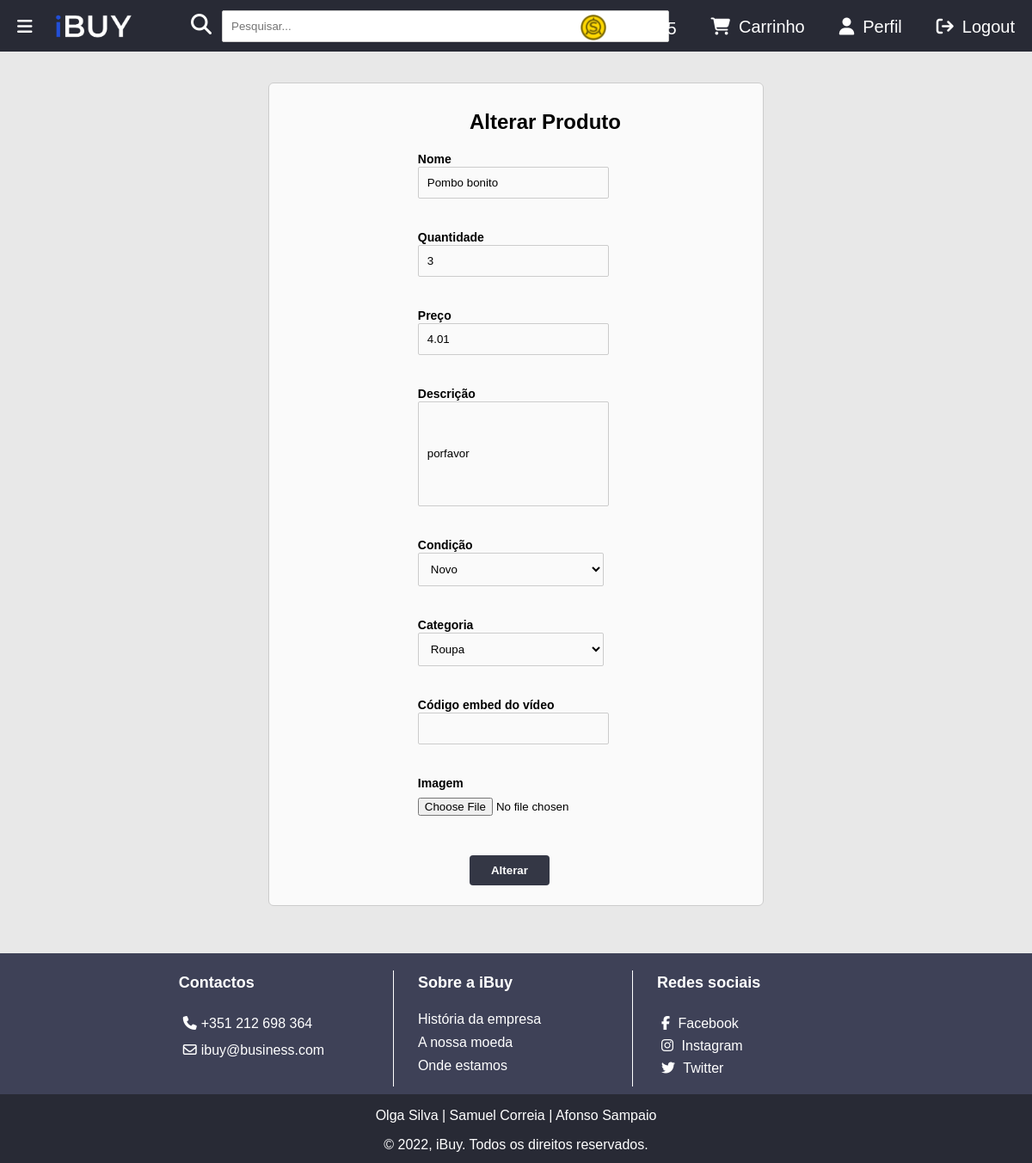
Screenshot of /ibuy/produto/11/alterarproduto (signed in) with the database file from the repository.
### ibuy/models.py (models this page shows, shortened)
class Utilizador(models.Model):
    user = models.OneToOneField(User, on_delete=models.CASCADE)
    imagem = models.CharField(max_length=100, default='utilizador.png')
    credito = models.DecimalField(max_digits=6, decimal_places=2, default=0.00)

class Produto(models.Model):
    user = models.ForeignKey(User, on_delete=models.CASCADE, default="")
    likes = models.ManyToManyField(User, related_name='likes')
    nome = models.CharField(max_length=100)
    categoria = models.ForeignKey(Categoria, on_delete=models.CASCADE, default="", related_name="Categoria")
    quantidade = models.IntegerField(default=0)
    timestamp = models.DateTimeField(default=datetime.now, editable=False)
    descricao = models.TextField()  # mudar
    preco = models.DecimalField(
        max_digits=6,
        decimal_places=2,
        default=0.00,
    )
    imagem = models.CharField(max_length=100, default='produto.png')
    video_embed = models.CharField(max_length=1000, blank=True)
    NOVO = 'Novo'
    USADO = 'Usado'
    OPCOES_CONDICAO = (
        (NOVO, 'Novo'),
        (USADO, 'Usado'),
    )
    condicao = models.CharField(choices=OPCOES_CONDICAO, default=NOVO, max_length=100)

### ibuy/views.py (the view)
# urls.py: path('produto/<int:produto_id>/alterarproduto', views.alterarproduto, name='alterarproduto'),
@login_required(login_url=reverse_lazy('ibuy:loginuser'))
def alterarproduto(request, produto_id):
    produto = get_object_or_404(Produto, pk=produto_id)
    if not (request.user.is_superuser or request.user.id == produto.user_id):
        return loginuser(request)
    if request.method == 'POST':
        nome = request.POST['nome']
        quantidade = request.POST['quantidade']
        preco = request.POST['preco']
        descricao = request.POST['descricao']
        condicao = request.POST['condicao']
        categoria_id = request.POST['categoria']
        categoria = get_object_or_404(Categoria, pk=categoria_id)
        image = request.FILES.get('imagem', False)
        video_embed = request.POST['video_embed']
        if not (nome and quantidade and preco and descricao and condicao and categoria):
            return render(request, 'ibuy/alterarproduto.html',
                          {'form': ProdutoForm, 'error_message': "Não preencheu todos os campos!"})
        produto = get_object_or_404(Produto, pk=produto_id)
        produto.nome = nome
        produto.quantidade = quantidade
        produto.preco = preco
        produto.descricao = descricao
        produto.condicao = condicao
        produto.categoria = categoria
        produto.video_embed = video_embed
        if image:
            FileSystemStorage().delete('images/produto/' + produto.imagem)
            nome_imagem = str(produto.id) + '.' + image.name.split('.')[1]
            FileSystemStorage().save('images/produto/' + nome_imagem, image)
            produto.imagem = nome_imagem
        produto.save()
        return HttpResponseRedirect(reverse('ibuy:produto', args=(produto_id,)))
    else:
        produto = get_object_or_404(Produto, pk=produto_id)
        form = ProdutoForm(instance=produto)
        context = {
            'produto': produto,
            'form': form,
        }
        return render(request, 'ibuy/alterarproduto.html', context)

### ibuy/models.py (called while the page is built)
    def __str__(self):
        return self.tipo

### ibuy/templates/ibuy/alterarproduto.html (shortened to what this page needs)
{% extends "ibuy/index.html" %}
{% load static %}
{% block content %}
<section class="form-wrap-wide">
    <form action="{% url 'ibuy:alterarproduto' produto.id %}" enctype="multipart/form-data" method="post"
          class="login-form">
        <h2>Alterar Produto</h2>
        {% for field in form %}
        <label class="form-field-label">{{ field.label }}</label><br>
        {{ field }}<br><br>
        <br>
        {% endfor %}
        <input type="submit" value="Alterar" class="form-btn"/>
    </form>
    <br>
</section>
{% endblock %}

### ibuy/templates/ibuy/index.html (shortened to what this page needs)
<!DOCTYPE html>
<html lang="en">
<head>
    {% load static %}
    <link rel="stylesheet" type="text/css" href="{% static 'ibuy/style.css' %}"/>
</head>
<body>
<section class="page-wrap">
    <header>
        <section class="open-sidebar-btn">
            <a href="#" id="menu-btn">
                <i class="fa fa-bars" aria-hidden="true"></i>
            </a>
        </section>
        <section class="logo">
            <a href="{% url 'ibuy:index' %}"><img src="{% static 'ibuy/images/LOGO-IBUY-White-Trans.gif' %}"
                                                  alt="Logo iBuy" height="50"></a>
        </section>
        <section class="search">
            <i id="search-symbol" class="fa-solid fa-magnifying-glass fa-xl"></i>
            <form method="get" id="search-form" action="{% url 'ibuy:index' %}">
                <input id="search-text" name="pesquisa" type="text" placeholder="Pesquisar...">
            </form>
        </section>
        <section class="header-btns">
            {% if request.user.is_authenticated %}
            <a href="{% url 'ibuy:logoutview' %}" class="header-btns-link"><i class="fa-solid fa-arrow-right-from-bracket" id="logout-btn"></i>Logout</a>
            <a href="{% url 'ibuy:perfil' request.user.id %}" class="header-btns-link"><i class="fa-solid fa-user"></i>Perfil</a>
            {% else %}
            <a href="{% url 'ibuy:loginuser' %}" class="header-btns-link"><i class="fa-solid fa-arrow-right-to-bracket"></i>Login</a>
            {% endif %}
            {% if request.user.is_authenticated and not request.user.is_superuser %}
            <a href="{% url 'ibuy:carrinho' %}" class="header-btns-link"><i class="fa-solid fa-cart-shopping"></i>Carrinho</a>
            <a href="{% url 'ibuy:adicionarcredito' %}" id="testes">
                <img src="{% static 'ibuy/images/coin.png' %}" alt="Moeda do website" width="30"
                     id="img-coin"/>
                {{ request.user.utilizador.credito }}
            </a>
            {% endif %}
        </section>
    </header>
    <section class="content-wrap">
        {% block content %}{% endblock %}
    </section>
    <footer>
        <section class="upper-footer-wrap">
            <section class="upper-footer-wrap-content">
                <section class="upper-footer-wrap-left">
                    <section class="upper-footer-wrap-left-text">
                        <h4>Contactos</h4>
                        <p><i class="fa-solid fa-phone"></i>+351 212 698 364</p>
                        <p><i class="fa-regular fa-envelope"></i>ibuy@business.com</p>
                    </section>
                </section>
                <section class="upper-footer-wrap-mid">
                    <section class="upper-footer-wrap-mid-text">
                        <h4>Sobre a iBuy</h4>
                        <p><a href="{% url 'ibuy:historiaempresa' %}">História da empresa</a></p>
                        <p><a href="{% url 'ibuy:nossamoeda' %}">A nossa moeda</a></p>
                        <p><a href="{% url 'ibuy:ondeestamos' %}">Onde estamos</a></p>
                    </section>
                </section>
                <section class="upper-footer-wrap-right">
                    <section class="upper-footer-wrap-right-text">
                        <h4>Redes sociais</h4>
                        <a href="https://m.facebook.com/samco2k?_rdr" target="_blank"><i
                                class="fa-brands fa-facebook-f"></i> Facebook</a><br>
                        <a href="https://www.instagram.com/opombosilva/" target="_blank"><i
                                class="fa-brands fa-instagram"></i> Instagram</a><br>
                        <a href="https://twitter.com/uhfonso" target="_blank"><i class="fa-brands fa-twitter"></i>
                            Twitter</a><br>
                    </section>
                </section>
            </section>
        </section>
        <section class="lower-footer-wrap">
            <p>Olga Silva | Samuel Correia | Afonso Sampaio</p>
            <p>&copy; 2022, iBuy. Todos os direitos reservados.</p>
        </section>
    </footer>
</section>
</body>
</html>

### ibuy/static/ibuy/style.css (style rules this page uses)
html, body { font-family: sans-serif; margin: 0; padding: 0; background-color: #E8E8E8; overflow-x: hidden; }
.page-wrap { position: relative; min-height: 100vh; overflow: hidden; }
.content-wrap { width: 60%; padding-left: 20%; padding-right: 20%; padding-bottom: 245px; }
footer .upper-footer-wrap, footer .lower-footer-wrap { width: 100%; position: absolute; color: white; }
footer h4 { font-weight: bold; font-size: 18px; }
.upper-footer-wrap { bottom: 80px; height: 160px; background-color: #3e4157; padding-bottom: 0.4%; }
.lower-footer-wrap { bottom: 0; height: 80px; background-color: #282A35; text-align: center; }
.upper-footer-wrap-content { width: 70%; padding-left: 15%; padding-right: 15%; height: 160px; margin: 0 auto; }
.upper-footer-wrap-content a:link { text-decoration: none; color: inherit; }
.upper-footer-wrap-left, .upper-footer-wrap-mid, .upper-footer-wrap-right { float:left; width: 33%; text-align: left; }
.upper-footer-wrap-left-text, .upper-footer-wrap-mid-text, .upper-footer-wrap-right-text { margin: 0 auto; padding-left: 10%; }
.upper-footer-wrap-mid-text p { margin: 0 0 9px; }
.upper-footer-wrap-left-text p { margin: 0 0 5px; }
.upper-footer-wrap i { padding: 5px; }
header { height: 60px; background-color: #282A35 !important; overflow: hidden; }
.open-sidebar-btn { float: left; margin: 20px; font-size: 20px; color: white !important; text-align: center; text-decoration: none; }
.open-sidebar-btn a { text-decoration: none; color: inherit; }
.header-btns-link { float: right; color: white !important; text-align: center; padding: 20px 20px; text-decoration: none; font-size: 20px; }
.header-btns i { padding-right: 10px; }
.header-btns { height: 60px; margin-top: 0; float: right; }
#testes { color: white; text-decoration: none; padding: 25px 20px; font-size: 20px; }
#img-coin { position: relative; padding-top: 10px; top: 12%; padding-right: 4px; }
.logo a { padding-top: 6px; display: block; float: left; text-decoration: none; color: inherit; }
#search-text { width: 250%; padding: 10px 10px; margin:0; border: 1px solid #ccc; border-radius: 2px; }
#search-form { float: left; padding-top: 12px; }
#search-symbol { margin: 12px; padding-top: 16px; float: left; color: white; }
.search { margin-left: 17.5%; }
.login-form { border: 1px solid #ccc; padding-bottom: 4%; padding-top: 2%; border-radius: 6px; background-color: #fafafa; padding-left: 30%; }
.login-form h2 { padding-left: 15%; }
.form-field { background-color: inherit; width: 50%; padding: 10px 10px; margin: 0; border: 1px solid #ccc; border-radius: 2px; }
.form-bigger-field { line-height: 100px; }
.form-select-field { width: 53.8%; }
.form-field-label { margin-left: 0; font-size: 14px; font-weight: bold; }
.form-btn { cursor: pointer; margin-top: 10px; background-color: #343745; color: white !important; padding: 10px 25px; text-decoration: none; border: none; border-radius: 4px; font-weight: bold; margin-left: 15%; }
.form-wrap-wide { margin-left: 10%; margin-right: 10%; margin-top: 5%; margin-bottom: 5%; }
.input-file { padding-top: 2%; }

### rows the page displays
Produto: form "Pombo bonito" "3" "4.01" "porfavor" "Novo" "Roupa"

### other values shown
{{ request.user.utilizador.credito }} "9909.05"
{{ field.label }} "Nome" "Quantidade" "Preço" "Descrição" "Condição" "Categoria" "Código embed do vídeo" "Imagem"
